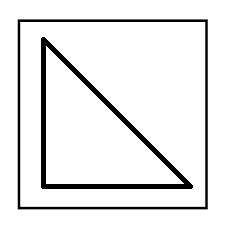
#> input picture test4.jpg, 225 x 225 px
$ jupyter execute --allow-errors Untitled1.ipynb   (shell and % lines are left out)
#> lines starting #> are read from the running program, lines starting #| are printed output that depends on the picture; after the words box and inside, x2 and y2 are one past the last pixel; in counts of white or black regions, pixels touching at a corner belong together
[cell 1]
import matplotlib
import matplotlib.pyplot as plt
import matplotlib.image as mpimg
from skimage.color import rgb2gray
from PIL import Image
import numpy as np
import cv2
import copy

[cell 2]
test = cv2.imread("test4.jpg")
#> test is the input picture: shape (225, 225, 3); min 0, max 255, mean 233

[cell 3]
def same(arr1,arr2):
    r=10
    if abs(arr1[0]-arr2[0])<r and abs(arr1[1]-arr2[1])<r and abs(arr1[2]-arr2[2])<r and abs(arr1[3]-arr2[3])<r:
        return True
    else :
        return False

# [6 lines left out: function samep, not called in this run]


def im_in(n, array):
    r=20
    for i in array:
        if abs(n-i)<r:
            return True

    return False


#creating a corresponding white image
white = np.zeros_like(test)
white.fill(255)
#> white: shape (225, 225, 3); every value is 255


gray = cv2.cvtColor(test, cv2.COLOR_BGR2GRAY)
edges = cv2.Canny(gray, 50, 200)
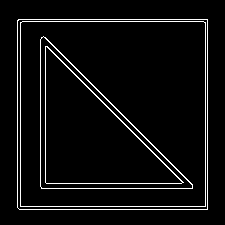
#> edges: shape (225, 225); 5.2% white in thin lines or dots, all inside (x1, y1, x2, y2) = (17, 19, 208, 210)
lines = cv2.HoughLinesP(edges, 1, np.pi/180, 50, minLineLength=0, maxLineGap=0)
#> lines = 16 rows, first 6: [20, 206, 20, 22], [19, 209, 207, 209], [18, 19, 207, 19], [21, 206, 205, 206], [207, 208, 207, 20], [17, 207, 17, 20]


new_lines=[]


for i in range(len(lines)):
    flag=0
    if (i!=0):
        for j in range(i):
                if same(lines[i][0],lines[j][0]):
                    flag=1
                    continue
    if(flag==0):
        new_lines.append(lines[i][0])
#> this loop made 16 passes
#> after the loop, new_lines = [[20, 206, 20, 22], [19, 209, 207, 209], [18, 19, 207, 19], [207, 208, 207, 20], [46, 183, 181, 183], [45, 37, 192, 184], [40, 186, 40, 39], [41, 188, 192, 188]]


xs=[]
ys=[]

for i in new_lines:
    xs.append(i[0])
    xs.append(i[2])
    ys.append(i[1])
    ys.append(i[3])
#> this loop made 8 passes
#> after the loop, xs = [20, 20, 19, 207, 18, 207, 207, 207, 46, 181, 45, 192, 40, 40, 41, 192]; ys = [206, 22, 209, 209, 19, 19, 208, 20, 183, 183, 37, 184, 186, 39, 188, 188]


sorted_x=sorted(xs)
#> sorted_x = [18, 19, 20, 20, 40, 40, 41, 45, 46, 181, 192, 192, 207, 207, 207, 207]
sorted_y=sorted(ys)
#> sorted_y = [19, 19, 20, 22, 37, 39, 183, 183, 184, 186, 188, 188, 206, 208, 209, 209]

special_x=[]
special_y=[]


for i in sorted_x:
    if not(im_in(i, special_x)):
        special_x.append(i)
#> this loop made 16 passes
#> i on passes 1 to 12: 18, 19, 20, 20, 40, 40, 41, 45, 46, 181, 192, 192
#> after the loop, special_x = [18, 40, 181, 207]

for i in sorted_y:
    if not(im_in(i, special_y)):
        special_y.append(i)
#> this loop made 16 passes
#> i on passes 1 to 12: 19, 19, 20, 22, 37, 39, 183, 183, 184, 186, 188, 188
#> after the loop, special_y = [19, 39, 183, 206]

print(special_x,'yes')
#| [18, 40, 181, 207] yes


r=20

for i in range(len(new_lines)):
    for j in range(len(special_x)):
        if(abs(new_lines[i][0]-special_x[j])<r):
            new_lines[i][0]=special_x[j]
            break

    for j in range(len(special_x)):
        if(abs(new_lines[i][2]-special_x[j])<r):
            new_lines[i][2]=special_x[j]
            break
    for j in range(len(special_y)):
        if(abs(new_lines[i][1]-special_y[j])<r):
            new_lines[i][1]=special_y[j]
            break

    for j in range(len(special_y)):
        if(abs(new_lines[i][3]-special_y[j])<r):
            new_lines[i][3]=special_y[j]
            break
#> this loop made 8 passes
#> after the loop, new_lines = [[18, 206, 18, 19], [18, 206, 207, 206], [18, 19, 207, 19], [207, 206, 207, 19], [40, 183, 181, 183], [40, 19, 181, 183], [40, 183, 40, 39], [40, 183, 181, 183]]


for i in range(len(new_lines)):
    x1, y1, x2, y2 = new_lines[i]
    cv2.line(white, (x1, y1), (x2, y2), (0, 0, 0), 3)
#> this loop made 8 passes
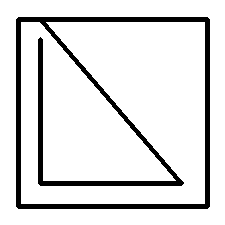
#> white: shape (225, 225, 3); 88% white; 1 black region, box (x1, y1, x2, y2) and area: (16, 17, 210, 209) 6099
#x1, y1, x2, y2 = new_lines[8]
#cv2.line(white, (x1, y1), (x2, y2), (255, 0, 0), 3)
for i in new_lines:
    print(i,'here')
#> this loop made 8 passes
#| [ 18 206  18  19] here
#| [ 18 206 207 206] here
#| [ 18  19 207  19] here
#| [207 206 207  19] here
#| [ 40 183 181 183] here
#| [ 40  19 181 183] here
#| [ 40 183  40  39] here
#| [ 40 183 181 183] here


plt.imshow(white)


#FOR FARAG's HAPPINESS
minx=min(special_x)
#> minx = 18
maxy=max(special_y)
#> maxy = 206
for i in range(len(new_lines)):
    new_lines[i][0]-=minx
    new_lines[i][2]-=minx

    new_lines[i][1]=maxy-new_lines[i][1]
    new_lines[i][3]=maxy-new_lines[i][3]
#> after the loop, new_lines = [[0, 0, 0, 187], [0, 0, 189, 0], [0, 187, 189, 187], [189, 0, 189, 187], [22, 23, 163, 23], [22, 187, 163, 23], [22, 23, 22, 167], [22, 23, 163, 23]]


horizontal=[]
vertical=[]
general_line=[]

for i in new_lines:
    if i[0]==i[2]:
        vertical.append(i)
    elif i[1]==i[3]:
        horizontal.append(i)
    else:
        general_line.append(i)
#> this loop made 8 passes
#> after the loop, general_line = [[22, 187, 163, 23]]; horizontal = [[0, 0, 189, 0], [0, 187, 189, 187], [22, 23, 163, 23], [22, 23, 163, 23]]; vertical = [[0, 0, 0, 187], [189, 0, 189, 187], [22, 23, 22, 167]]

horizontal = np.array(horizontal)
vertical = np.array(vertical)

print(horizontal)
#| [[  0   0 189   0]
#|  [  0 187 189 187]
#|  [ 22  23 163  23]
#|  [ 22  23 163  23]]
print(vertical)
#| [[  0   0   0 187]
#|  [189   0 189 187]
#|  [ 22  23  22 167]]
print(general_line)
#| [array([ 22, 187, 163,  23], dtype=int32)]
# Show result


plt.imshow(white)

plt.show()
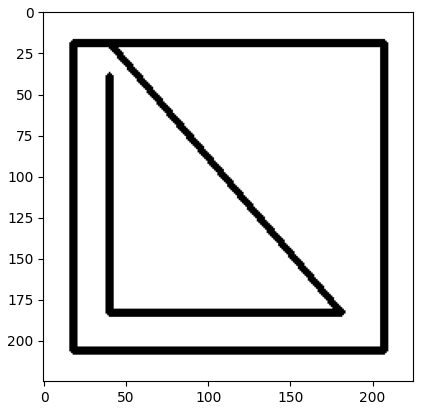
#> figure drawn by matplotlib, 1 panel


print('######################################################2 \n')
test=cv2.bitwise_not(test)
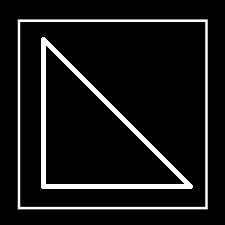
#> test: shape (225, 225, 3); min 0, max 255, mean 22
white2=cv2.bitwise_not(white)

plt.imshow(test)
plt.show()


white2 = cv2.dilate(white2,cv2.getStructuringElement(cv2.MORPH_ELLIPSE,(9,9)),iterations = 1)
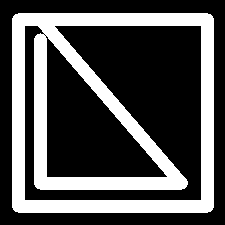
#> white2: shape (225, 225, 3); 31.8% white; 1 white region, box (x1, y1, x2, y2) and area: (12, 13, 214, 213) 16091
plt.imshow(white2)
plt.show()

output=test-white2
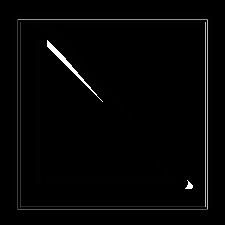
#> output: shape (225, 225, 3); min 0, max 255, mean 4.6

output = cv2.dilate(output,cv2.getStructuringElement(cv2.MORPH_ELLIPSE,(5,5)),iterations = 1)
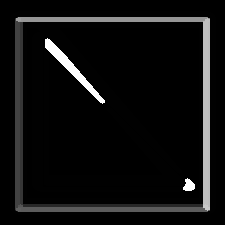
#> output: shape (225, 225, 3); min 0, max 255, mean 15.8

output=cv2.bitwise_not(output)
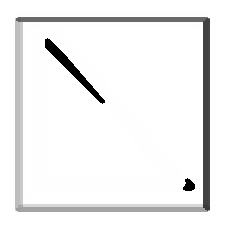
#> output: shape (225, 225, 3); min 0, max 255, mean 239.2


plt.imshow(output)
plt.show()


print('######################################################3 \n')
def det_circles(img):

    img = cv2.medianBlur(img,5)
    circles=[]
    try:
        circles = cv2.HoughCircles(img,cv2.HOUGH_GRADIENT,
                1,100,param1=50, param2=30, minRadius=0,maxRadius=0)
#> circles = None
        circles = np.uint16(np.around(circles))
    except:
        pass
    return circles


print('######################################################4 \n')
list_circles=[]
kernal=cv2.getStructuringElement(cv2.MORPH_ELLIPSE,(9,9))


#output=cv2.imread('circles1.png')

plt.imshow(output)
plt.show()


while(1):

    gray = cv2.cvtColor(output, cv2.COLOR_BGR2GRAY)
    circles=det_circles(gray)
    print(circles)
#| None

    try:
        if(len(circles)==0  or circles[0][0][2]==0):
            print('try')
            break
    except:
        print('except')
        break

    print('circles after break', circles)
    for i in circles[0]:
        print('iiiiiiiiiiii',i)
        list_circles.append(i)

    #creating a corresponding white image
    white_new = np.zeros_like(test)
    white_new.fill(255)

    for i in circles[0,:4]:
        print('style',i[0],i[1],i[2])
        cv2.circle(white_new,(i[0],i[1]),i[2],(0,0,0),2)

    test=cv2.bitwise_not(output)
    white2=cv2.bitwise_not(white_new)
    white2 = cv2.dilate(white2,cv2.getStructuringElement(cv2.MORPH_ELLIPSE,(17,17)),iterations = 1)
    output=test-white2
    output=cv2.bitwise_not(output)
    plt.imshow(output)
    plt.show()

# [9 lines of commented-out code are left out]


print('list', list_circles)

for j in list_circles:
    #for i in range(3):
    # #Getting The Centre
    # x = i[0]
    # y = i[1]
    #
    # #Getting The Radius
    # r = i[2]
    #draw the outer circle
    cv2.circle(white,(j[0],j[1]),j[2],(0,0,0),2)
    #draw the center of the circle
    #cv2.circle(white,(i[0],i[1]),2,(0,0,255),3)
    print (j[2])


for j in range(len(list_circles)):
    list_circles[j][0]-=minx
    list_circles[j][1]=maxy-list_circles[j][1]
#> after the loop, list_circles = []


plt.imshow(white)

$ run again, with circles1.png saved as test4.jpg
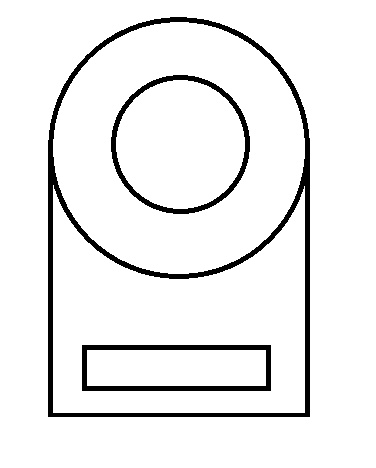
#> input picture circles1.png, 376 x 468 px
#> test is the input picture: shape (468, 376, 3); min 0, max 255, mean 237.8
#> `edges = cv2.Canny(gray, 50, 200)`:
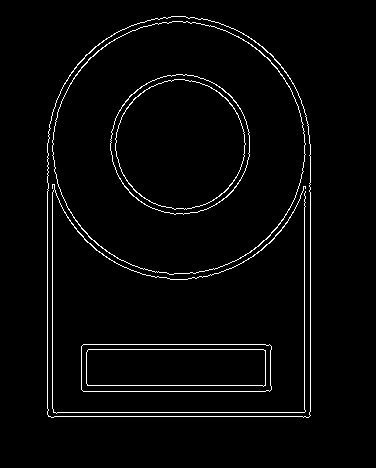
#> edges: shape (468, 376); 2.8% white in thin lines or dots, all inside (x1, y1, x2, y2) = (47, 16, 311, 418)
#> lines = [[304, 409, 304, 207], [54, 416, 302, 416], [52, 408, 52, 192], [47, 408, 47, 191], [310, 411, 310, 192], [57, 412, 304, 412], [83, 344, 265, 344], [88, 349, 263, 349], [87, 385, 262, 385], [83, 391, 265, 391], [81, 68, 81, 67]]
#> the loop `for i in range(len(lines)):` made 11 passes
#> after the loop `for i in range(len(lines)):`: new_lines = [[304, 409, 304, 207], [54, 416, 302, 416], [52, 408, 52, 192], [310, 411, 310, 192], [83, 344, 265, 344], [87, 385, 262, 385], [81, 68, 81, 67]]
#> the loop `for i in new_lines:` made 7 passes
#> after the loop `for i in new_lines:`: xs = [304, 304, 54, 302, 52, 52, 310, 310, 83, 265, 87, 262, 81, 81]; ys = [409, 207, 416, 416, 408, 192, 411, 192, 344, 344, 385, 385, 68, 67]
#> sorted_x = [52, 52, 54, 81, 81, 83, 87, 262, 265, 302, 304, 304, 310, 310]
#> sorted_y = [67, 68, 192, 192, 207, 344, 344, 385, 385, 408, 409, 411, 416, 416]
#> the loop `for i in sorted_x:` made 14 passes
#> i on passes 1 to 8: 52, 52, 54, 81, 81, 83, 87, 262
#> after the loop `for i in sorted_x:`: special_x = [52, 81, 262, 302]
#> the loop `for i in sorted_y:` made 14 passes
#> i on passes 1 to 8: 67, 68, 192, 192, 207, 344, 344, 385
#> after the loop `for i in sorted_y:`: special_y = [67, 192, 344, 385, 408]
#| [52, 81, 262, 302] yes
#> the loop `for i in range(len(new_lines)):` made 7 passes
#> after the loop `for i in range(len(new_lines)):`: new_lines = [[302, 408, 302, 192], [52, 408, 302, 408], [52, 408, 52, 192], [302, 408, 302, 192], [81, 344, 262, 344], [81, 385, 262, 385], [81, 67, 81, 67]]
#> the loop `for i in range(len(new_lines)):` made 7 passes
#> the loop `for i in new_lines:` made 7 passes
#> (printed output is left out)
#> minx = 52
#> maxy = 408
#> after the loop `for i in range(len(new_lines)):`: new_lines = [[250, 0, 250, 216], [0, 0, 250, 0], [0, 0, 0, 216], [250, 0, 250, 216], [29, 64, 210, 64], [29, 23, 210, 23], [29, 341, 29, 341]]
#> the loop `for i in new_lines:` made 7 passes
#> after the loop `for i in new_lines:`: general_line = []; horizontal = [[0, 0, 250, 0], [29, 64, 210, 64], [29, 23, 210, 23]]; vertical = [[250, 0, 250, 216], [0, 0, 0, 216], [250, 0, 250, 216], [29, 341, 29, 341]]
#| [[  0   0 250   0]
#|  [ 29  64 210  64]
#|  [ 29  23 210  23]]
#| [[250   0 250 216]
#|  [  0   0   0 216]
#|  [250   0 250 216]
#|  [ 29 341  29 341]]
#> in det_circles, `circles = cv2.HoughCircles(img,cv2.HOUGH_GRADIENT, 1,100,param1=50, pa..`: circles = [[178.5, 147.5, 133.2], [99.5, 218.5, 47.9]]
#> in det_circles, `circles = np.uint16(np.around(circles))`: circles = [[178, 148, 133], [100, 218, 48]]
#| [[[178 148 133]
#|   [100 218  48]]]
#| circles after break [[[178 148 133]
#|   [100 218  48]]]
#> the loop `for i in circles[0]:` made 2 passes
#> (printed output is left out)
#> the loop `for i in circles[0,:4]:` made 2 passes
#> (printed output is left out)
#| list [array([178, 148, 133], dtype=uint16), array([100, 218,  48], dtype=uint16), array([180, 144,  63], dtype=uint16)]
#> the loop `for j in list_circles:` made 3 passes
#> j on passes 1 to 3: [178, 148, 133], [100, 218, 48], [180, 144, 63]
#> (printed output is left out)
#> after the loop `for j in list_circles:`:
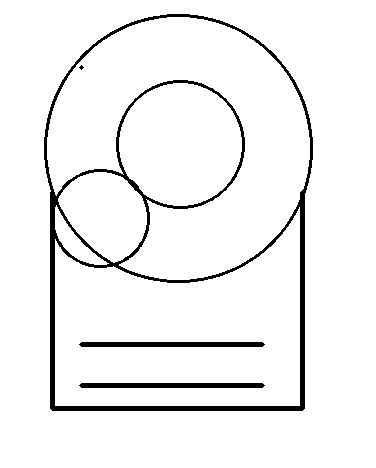
#> white: shape (468, 376, 3); 94.5% white; 4 black regions (1 under 20 px), largest, box (x1, y1, x2, y2) and area: (44, 14, 313, 411) 7743, (79, 342, 265, 347) 918, (79, 383, 265, 388) 918
#> the loop `for j in range(len(list_circles)):` made 3 passes
#> after the loop `for j in range(len(list_circles)):`: list_circles = [[126, 260, 133], [48, 190, 48], [128, 264, 63]]
